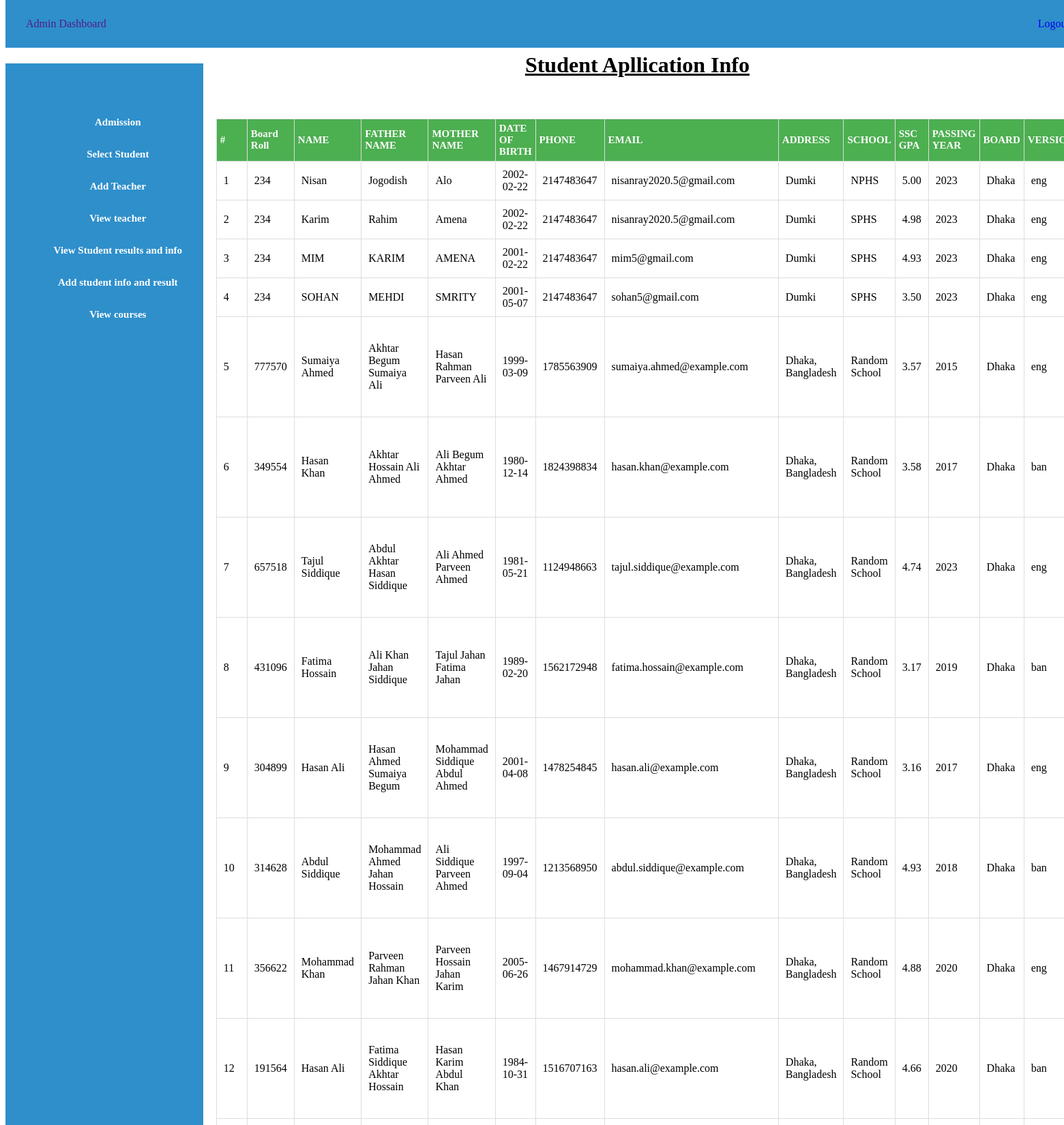
Screenshot of /admission.php (signed in, upper part) with the database file from the repository.
### tables this page shows
CREATE TABLE `admission` (
  `id` int(20) NOT NULL,
  `b_roll` int(30) NOT NULL,
  `name` varchar(50) NOT NULL,
  `fa_name` varchar(50) NOT NULL,
  `mo_name` varchar(50) NOT NULL,
  `dob` date NOT NULL,
  `phone` int(50) DEFAULT NULL,
  `email` varchar(50) DEFAULT NULL,
  `address` text NOT NULL,
  `school` text NOT NULL,
  `ssc_gpa` decimal(4,2) NOT NULL,
  `pass_year` int(4) NOT NULL,
  `board` varchar(10) NOT NULL,
  `version` varchar(7) NOT NULL,
  `dept` varchar(10) NOT NULL,
  `message` text DEFAULT NULL
);

### admission.php (the view, shortened to what this page needs)
<?php
$host="localhost";
$user = "root";
$password = "";
$db = "clg_db";
$data = mysqli_connect($host, $user, $password, $db);
$sql="SELECT * from admission ";
$result=mysqli_query($data,$sql);
?>
<!DOCTYPE html>
<html lang="en">
<head>
    <link rel="stylesheet" href="admin.css">
</head>
<body>
<?php
        include 'admin_sidebar.php';
        ?>
        <div class="content">
            <h1 align="center" ><u>Student Apllication Info</u></h1>
            <br>
            <table border="1px">
                <tr>
                    <th style="padding: 5px; font-size: 15px;">#</th>
                    <th style="padding: 5px; font-size: 15px;" >Board Roll</th>
                    <th style="padding: 5px; font-size: 15px;" >NAME</th>
                    <th style="padding: 5px; font-size: 15px;">FATHER NAME</th>
                    <th style="padding: 5px; font-size: 15px;">MOTHER NAME</th>
                    <th style="padding: 5px; font-size: 15px;">DATE OF BIRTH</th>
                    <th style="padding: 5px; font-size: 15px;">PHONE</th>
                    <th style="padding: 5px; font-size: 15px;">EMAIL</th>
                    <th style="padding: 5px; font-size: 15px;">ADDRESS</th>
                    <th style="padding: 5px; font-size: 15px;">SCHOOL</th>
                    <th style="padding: 5px; font-size: 15px;">SSC GPA</th>
                    <th style="padding: 5px; font-size: 15px;">PASSING YEAR</th>
                    <th style="padding: 5px; font-size: 15px;">BOARD</th>
                    <th style="padding: 5px; font-size: 15px;">VERSION</th>
                </tr>
                <?php
                $counter = 1;
                while($info=$result->fetch_assoc())
                {
                ?>
                <tr>
                <td style="padding: 10px; " >   <?php echo $counter; ?></td>
                <td style="padding: 10px; " >  <?php echo"{$info['b_roll']}"; ?> </td>
                <td style="padding: 10px; " >  <?php echo"{$info['name']}"; ?> </td>
                <td style="padding: 10px; " >  <?php echo"{$info['fa_name']}"; ?> </td>
                <td style="padding: 10px; " >  <?php echo"{$info['mo_name']}"; ?> </td>
                <td style="padding: 10px; " >  <?php echo"{$info['dob']}"; ?> </td>
                <td style="padding: 10px; " >  <?php echo"{$info['phone']}"; ?> </td>
                <td style="padding: 10px; " >  <?php echo"{$info['email']}"; ?> </td>
                <td style="padding: 10px; " >  <?php echo"{$info['address']}"; ?> </td>
                <td style="padding: 10px; " >  <?php echo"{$info['school']}"; ?> </td>
                <td style="padding: 10px; " >  <?php echo"{$info['ssc_gpa']}"; ?> </td>
                <td style="padding: 10px; " >  <?php echo"{$info['pass_year']}"; ?> </td>
                <td style="padding: 10px; " >  <?php echo"{$info['board']}"; ?> </td>
                <td style="padding: 10px; " >  <?php echo"{$info['version']}"; ?> </td>
                </tr>
                <?php
                $counter++;}
                ?>
            </table>
        </div>
</body>
</html>

### admin.css (style rules this page uses)
.content { margin-left: 20%; margin-top: 5%; }

### admission.php (style rules this page uses)
table { width: 100%; border-collapse: collapse; margin-top: 20px; }
table, th, td { border: 1px solid #ddd; }
th, td { padding: 10px; text-align: left; }
th { background-color: #4CAF50; color: white; }

### rows the page displays
admission: b_roll "234", name "Nisan", fa_name "Jogodish", mo_name "Alo", dob "2002-02-22", phone "2147483647", email "nisanray2020.5@gmail.com", address "Dumki", school "NPHS", ssc_gpa "5.00", pass_year "2023", board "Dhaka", version "eng"
admission: b_roll "234", name "Karim", fa_name "Rahim", mo_name "Amena", dob "2002-02-22", phone "2147483647", email "nisanray2020.5@gmail.com", address "Dumki", school "SPHS", ssc_gpa "4.98", pass_year "2023", board "Dhaka", version "eng"
admission: b_roll "234", name "MIM", fa_name "KARIM", mo_name "AMENA", dob "2001-02-22", phone "2147483647", email "mim5@gmail.com", address "Dumki", school "SPHS", ssc_gpa "4.93", pass_year "2023", board "Dhaka", version "eng"
admission: b_roll "234", name "SOHAN", fa_name "MEHDI", mo_name "SMRITY", dob "2001-05-07", phone "2147483647", email "sohan5@gmail.com", address "Dumki", school "SPHS", ssc_gpa "3.50", pass_year "2023", board "Dhaka", version "eng"
admission: b_roll "777570", name "Sumaiya Ahmed", fa_name "Akhtar Begum Sumaiya Ali", mo_name "Hasan Rahman Parveen Ali", dob "1999-03-09", phone "1785563909", email "sumaiya.ahmed@example.com", address "Dhaka, Bangladesh", school "Random School", ssc_gpa "3.57", pass_year "2015", board "Dhaka", version "eng"
admission: b_roll "349554", name "Hasan Khan", fa_name "Akhtar Hossain Ali Ahmed", mo_name "Ali Begum Akhtar Ahmed", dob "1980-12-14", phone "1824398834", email "hasan.khan@example.com", address "Dhaka, Bangladesh", school "Random School", ssc_gpa "3.58", pass_year "2017", board "Dhaka", version "ban"
admission: b_roll "657518", name "Tajul Siddique", fa_name "Abdul Akhtar Hasan Siddique", mo_name "Ali Ahmed Parveen Ahmed", dob "1981-05-21", phone "1124948663", email "tajul.siddique@example.com", address "Dhaka, Bangladesh", school "Random School", ssc_gpa "4.74", pass_year "2023", board "Dhaka", version "eng"
admission: b_roll "431096", name "Fatima Hossain", fa_name "Ali Khan Jahan Siddique", mo_name "Tajul Jahan Fatima Jahan", dob "1989-02-20", phone "1562172948", email "fatima.hossain@example.com", address "Dhaka, Bangladesh", school "Random School", ssc_gpa "3.17", pass_year "2019", board "Dhaka", version "ban"
admission: b_roll "304899", name "Hasan Ali", fa_name "Hasan Ahmed Sumaiya Begum", mo_name "Mohammad Siddique Abdul Ahmed", dob "2001-04-08", phone "1478254845", email "hasan.ali@example.com", address "Dhaka, Bangladesh", school "Random School", ssc_gpa "3.16", pass_year "2017", board "Dhaka", version "eng"
admission: b_roll "314628", name "Abdul Siddique", fa_name "Mohammad Ahmed Jahan Hossain", mo_name "Ali Siddique Parveen Ahmed", dob "1997-09-04", phone "1213568950", email "abdul.siddique@example.com", address "Dhaka, Bangladesh", school "Random School", ssc_gpa "4.93", pass_year "2018", board "Dhaka", version "ban"
admission: b_roll "356622", name "Mohammad Khan", fa_name "Parveen Rahman Jahan Khan", mo_name "Parveen Hossain Jahan Karim", dob "2005-06-26", phone "1467914729", email "mohammad.khan@example.com", address "Dhaka, Bangladesh", school "Random School", ssc_gpa "4.88", pass_year "2020", board "Dhaka", version "eng"
admission: b_roll "191564", name "Hasan Ali", fa_name "Fatima Siddique Akhtar Hossain", mo_name "Hasan Karim Abdul Khan", dob "1984-10-31", phone "1516707163", email "hasan.ali@example.com", address "Dhaka, Bangladesh", school "Random School", ssc_gpa "4.66", pass_year "2020", board "Dhaka", version "ban"
